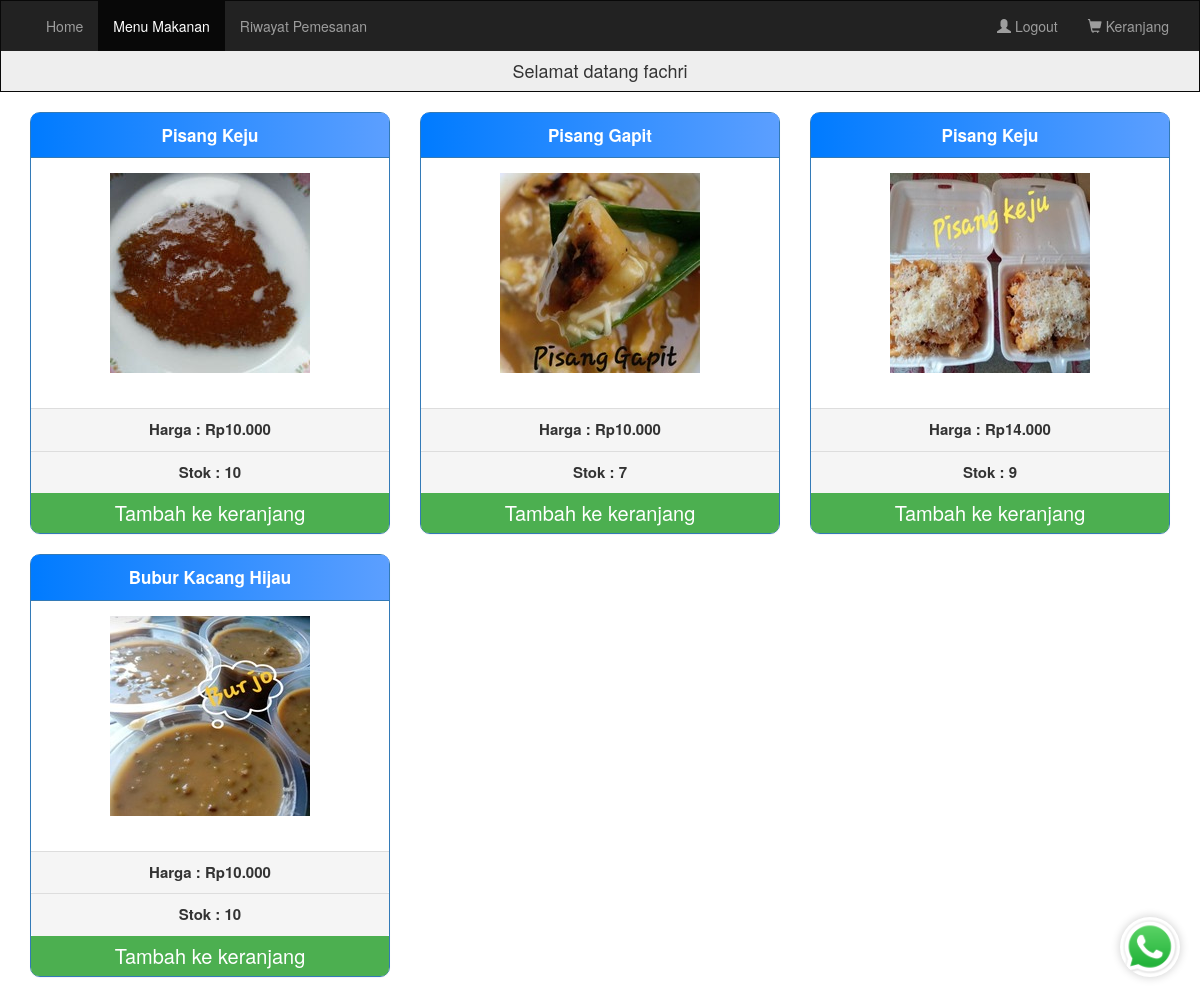
The app's page /menu.php (signed in) with its own data.
### tables this page shows
CREATE TABLE `items` (
  `item_id` int(11) NOT NULL,
  `item_name` varchar(225) NOT NULL,
  `stok` int(11) NOT NULL,
  `harga` decimal(6,3) NOT NULL,
  `item_image` varchar(100) DEFAULT NULL,
  `item_keywords` text DEFAULT NULL,
  `aktif` tinyint(1) NOT NULL DEFAULT 1
);

### menu.php (the view, shortened to what this page needs)
<?php
require("koneksi/koneksi.php");
?>
<html lang="en">
<head>
  <link rel="stylesheet" href="https://maxcdn.bootstrapcdn.com/bootstrap/3.3.7/css/bootstrap.min.css">
  <link rel="stylesheet" href="css/menu.css">
</head>
<body>
  <nav class="navbar navbar-inverse" style="border-radius:0px;">
    <div class="container-fluid">
      <div class="collapse navbar-collapse" id="myNavbar">
        <ul class="nav navbar-nav">
          <li><a href="home.php">Home</a></li>
          <li class="active"><a href="menu.php">Menu Makanan</a></li>
          <li><a href="history.php">Riwayat Pemesanan</a></li>
        </ul>
        <ul class="nav navbar-nav navbar-right">
          <li><?php
              if (!isset($_SESSION['username'])) {
                echo "<a href='login.php'><span class='glyphicon glyphicon-user'></span> Login</a>";
              } else {
                echo "<a href='logout.php'><span class='glyphicon glyphicon-user'></span> Logout</a>";
              }
              ?></li>
          <li><a href="cart.php"><span class="glyphicon glyphicon-shopping-cart"></span> Keranjang</a></li>
        </ul>
      </div>
    </div>
    <?php if (isset($_SESSION['username'])) { ?>
      <div class="collapse navbar-collapse" style="text-align:center; background-color:#eeeeee; ">
        <h4>Selamat datang <?php echo $_SESSION['cust_name']; ?></h4>
      </div>
    <?php } ?>
  </nav>
  <div class="container">
    <div class="row">
      <?php
      $stmt = $conn->query('select item_id,item_name,harga,stok,item_image from items where aktif=1');
      while ($row = $stmt->fetch(PDO::FETCH_ASSOC)) {
      ?>
        <div class="col-sm-4">
          <div class="panel panel-primary" style="border-radius:10px 10px 10px 10px;">
            <div class="panel-heading" align="center" style="border-radius:7px 7px 0px 0px;"><b style="font-size:17px;"><?php echo $row['item_name']; ?></b></div>
            <div class="panel-body" align="center" style="height:250px; width:auto; "><?php echo '<img src="' . $row['item_image'] . '"  alt="Image">' ?></div>
            <div class="panel-footer" align="center"><b style="font-size:15px;">Harga : Rp<?php echo $row['harga']; ?></b></div>
            <div class="panel-footer" align="center">
              <b style="font-size:15px;">Stok : <?php echo $row['stok']; ?></b>
            </div>
            <?php if ($row['stok'] > 0) { ?>
              <?php if (isset($_SESSION['username'])) { ?>
                <a class="btn btn-tambah btn-md btn-block" href="menu.php?itm_id=<?php echo $row['item_id']; ?>">Tambah ke keranjang</a>
              <?php } else { ?>
                <a class="btn btn-tambah btn-md btn-block" href="login.php" style="pointer-events: none; cursor: default;">Login untuk tambah ke keranjang</a>
              <?php } ?>
            <?php } else { ?>
              <button class="btn btn-light btn-lg btn-block" disabled style="color: red;">Stok habis. Silakan cek kembali nanti.</button>
            <?php } ?>
          </div>
        </div>
      <?php } ?>
    </div>
    <a href="https://wa.me/+6289657172345?text=Halo%20saya%20ingin%20bertanya%20tentang%20produk%20Anda" class="whatsapp-button" target="_blank">
      <img src="Pictures/whatsapp.webp" alt="Logo WhatsApp">
    </a>
</body>
</html>

### css/menu.css (style rules this page uses)
.panel { transition: transform 0.3s ease, box-shadow 0.3s ease; }
.btn-md { font-size: 20px; }
.btn-tambah { background-color: #4caf50; color: white; border: none; border-radius: 0px 0px 8px 8px; }
.whatsapp-button { position: fixed; bottom: 20px; right: 20px; z-index: 1000; transition: transform 0.3s ease, box-shadow 0.3s ease; }
.whatsapp-button img { width: 60px; height: 60px; border-radius: 50%; box-shadow: 0 0 10px rgba(0, 0, 0, 0.2); }

### menu.php (style rules this page uses)
.panel-primary { border-color: linear-gradient(to right, #007bff, #5c9fff); }
.panel-primary>.panel-heading { background: linear-gradient(to right, #007bff, #5c9fff); border-color: linear-gradient(to right, #007bff, #5c9fff); }

### records on screen
items: item_name "Pisang Keju", item_image (picture), harga "10.000", stok "10"
items: item_name "Pisang Gapit", item_image (picture), harga "10.000", stok "7"
items: item_name "Pisang Keju", item_image (picture), harga "14.000", stok "9"
items: item_name "Bubur Kacang Hijau", item_image (picture), harga "10.000", stok "10"

### other values on screen
$_SESSION['cust_name'] "fachri"
